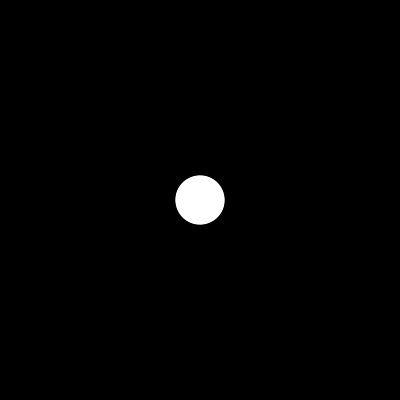
Frame 1 (no input)
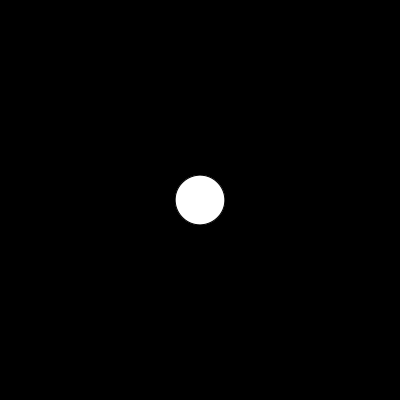
Frame 60 (the mouse pressed at the canvas centre just before this capture)
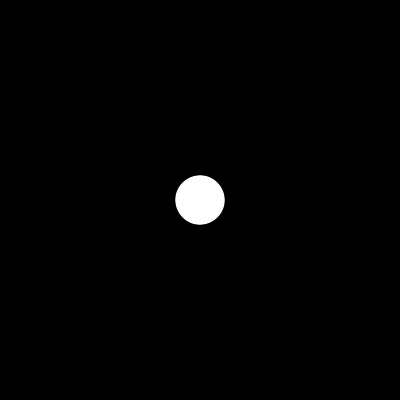
Frame 120 (the mouse held since frame 60 and released just before this capture)

The Processing sketch that drew these frames (run headless with seeded random() and noise(); from frame 60 on, the mouse is pressed at the canvas centre):

// Processing sketch: sketch_170123a
// ── sketch_170123a.pde
void setup() {
  size(400, 400);
  background(0);
  
}
void draw() {
  background(0);
  pushMatrix();
  translate(.5*height, .5*width);
  for(int i = 0; i < 18; i++) {
    for(int j = 0; j < 18; j++) {
    pushMatrix();
   // fill(i*10, j*10, 170);
    rotate(random(3.14));
      //translate(150*cos(radians(frameCount))+i*40, 150*sin(radians(frameCount))+j*30);
      ellipse(0,0,50,50);
    popMatrix();
    }
  }
  
  
  popMatrix();
  
}
